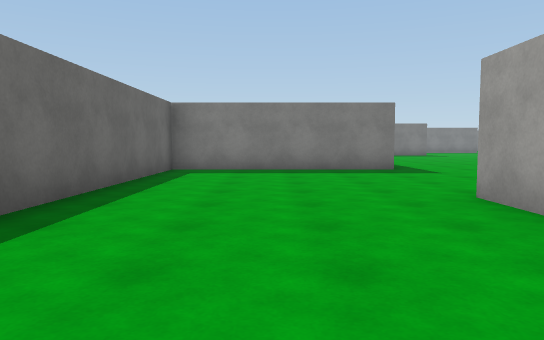
[1] (above)

24 first-person views from a walk through a scene from a Unity 3-D project. The camera is 1.2 m above the floor, tilts 4° down and sees 70° across. The floor is counted in squares, 2 m on a side. Each view is taken from the middle of a square. On the plan, view 1 faces up. The plan holds only what a view shows up to about 11 squares ahead; the rest is blank. The place goes on beyond the plan. The player character is not drawn. Surface patterns are stand-ins for the level's own textures.

[2]
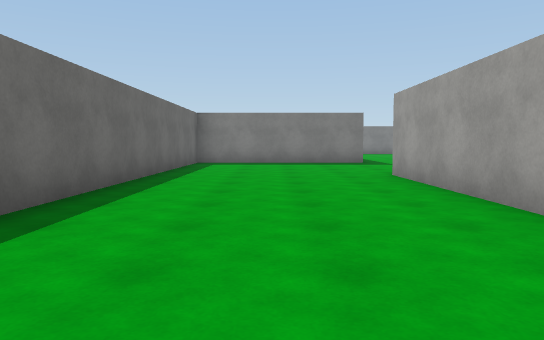

[3]
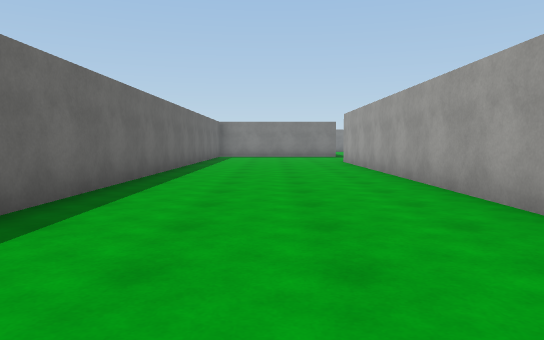

[4]
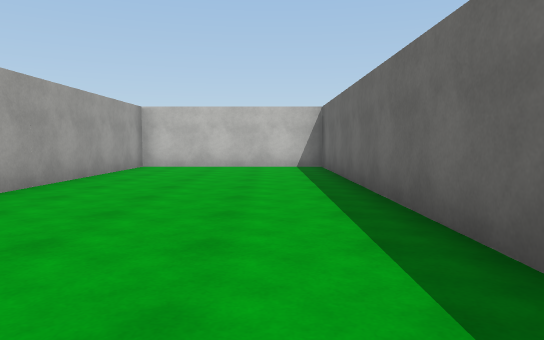

[5]
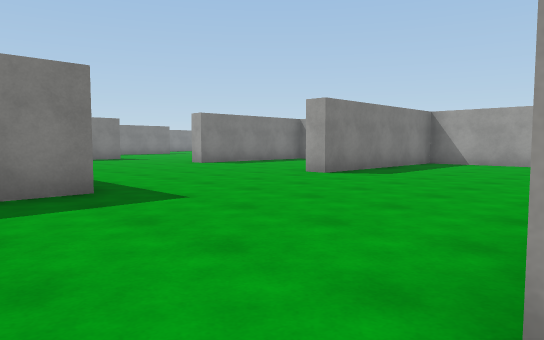

[6]
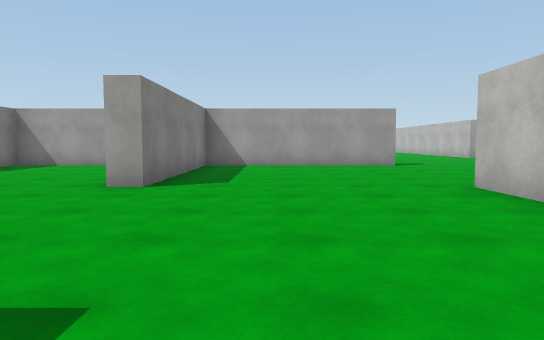

[7]
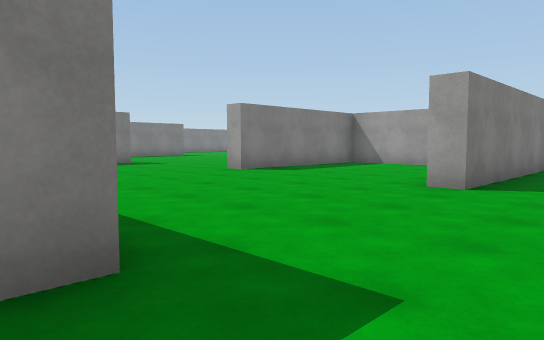

[8]
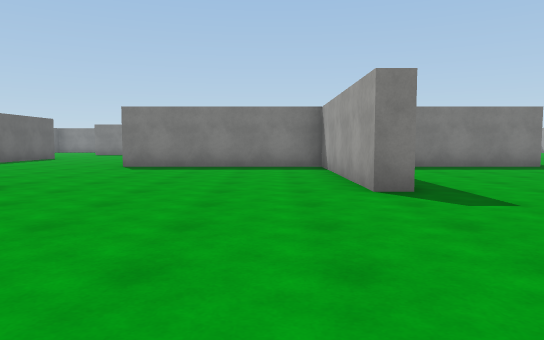

[9]
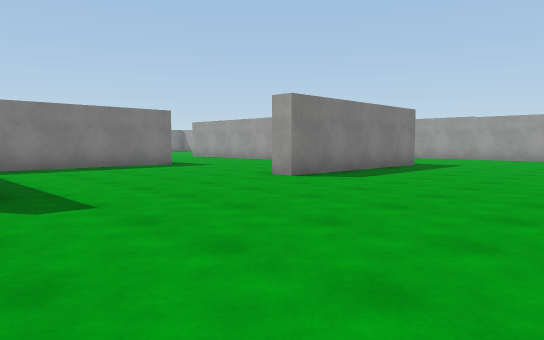

[10]
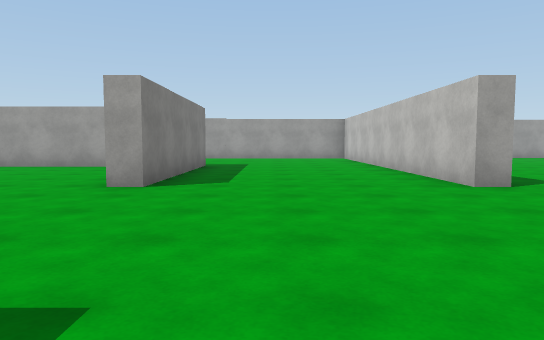

[11]
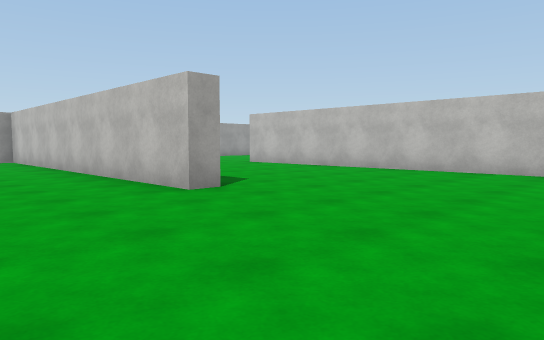

[12]
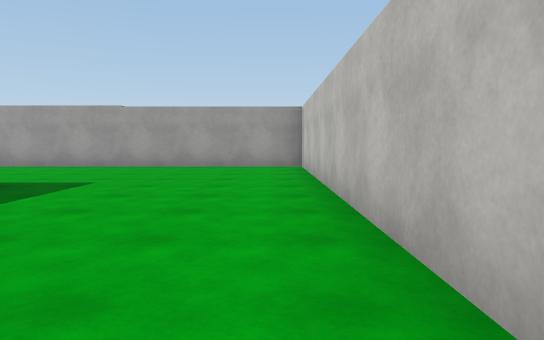

[13]
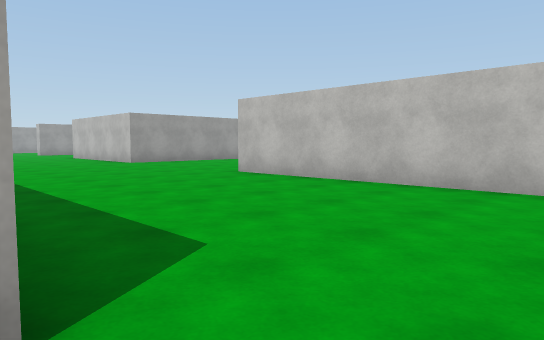

[14]
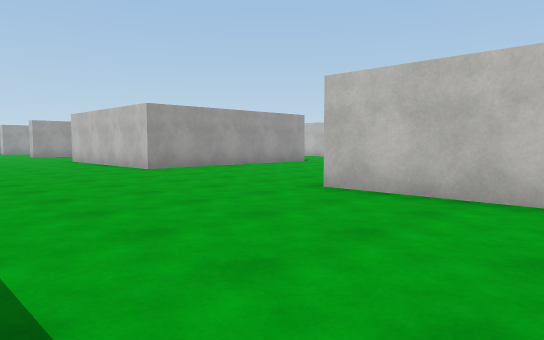

[15]
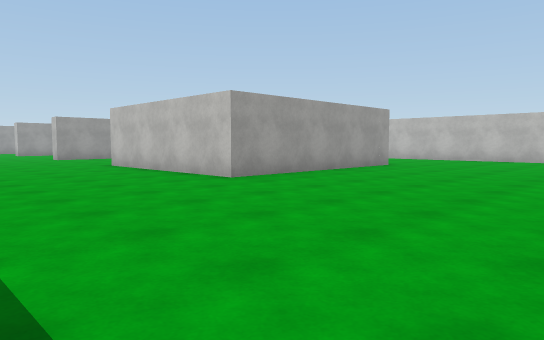

[16]
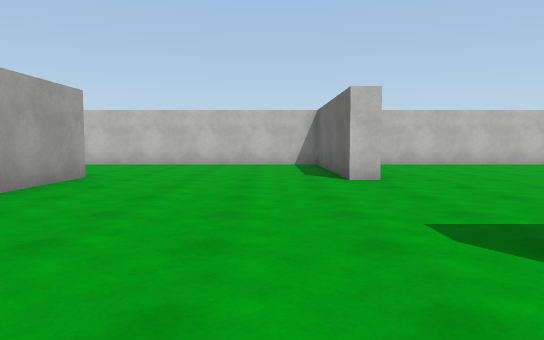

[17]
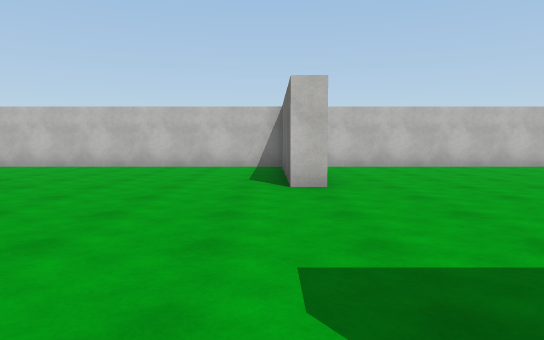

[18]
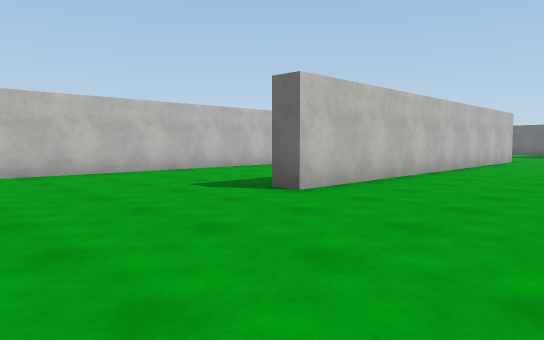

[19]
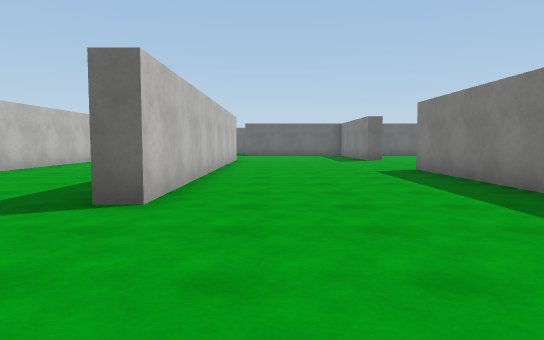

[20]
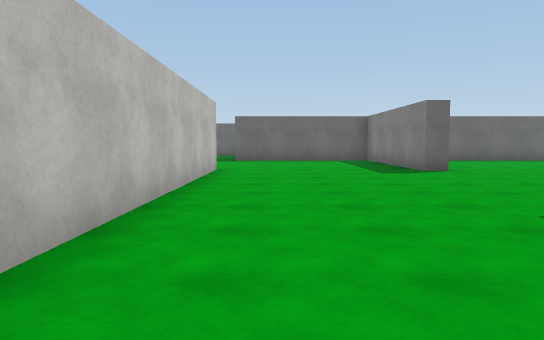

[21]
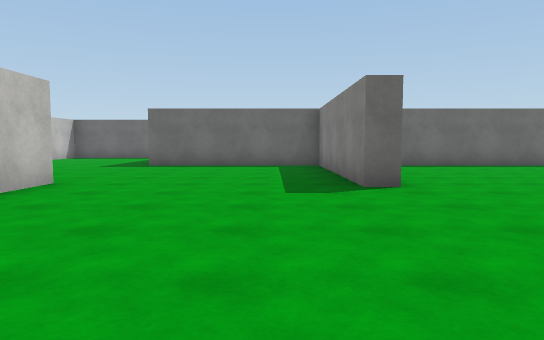

[22]
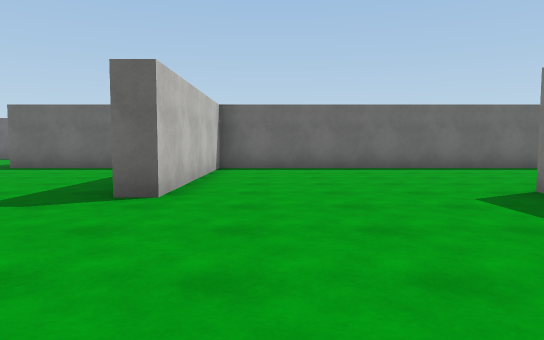

[23]
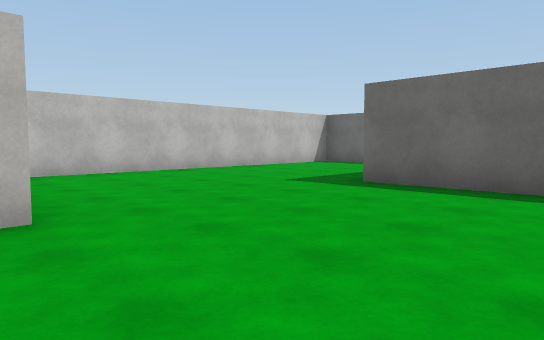

[24]
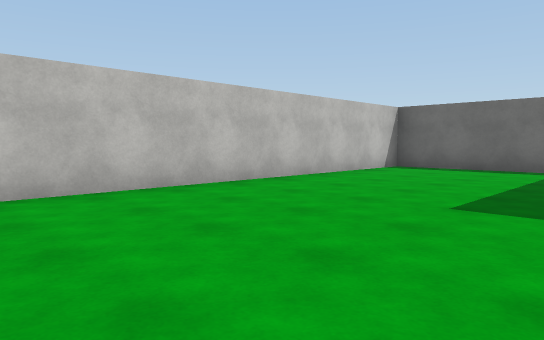

### Floor plan
Points are (right, up) in squares from view 1. A wall is a line through its corners. A room is listed if a view was taken in it or the views show most of it. See-through windows are left out.
Room 1 (views 1, 2, 3, 4, 5, 6, 7, 8, 9, 10, 11, 12, 13, 14, 15, 16, 17, 18, 19, 20, 21, 22, 23, 24)
walls: (17.2, -1.4) (17.2, -0.8) (26.7, -0.8) (26.7, 6.9); (14.4, -6.3) (22.2, -6.3); (12.9, 3.7) (12.3, 3.7) (12.3, 8.7) (7.3, 8.7) (7.3, 9.2); (16.4, -6.7) (12.2, -6.7); (22.2, 3.7) (17.2, 3.7) (17.2, 4.2); (21.7, 6.1) (21.7, 8.9); (17.9, 8.7) (13.6, 8.7); (5.9, 4.2) (7.3, 4.2); (22.1, -11.2) (22.7, -11.2) (22.7, -15.7) (29.9, -15.7); (12.3, 11.4) (12.3, 13.7) (7.8, 13.7) (7.8, 14.2); (2.7, 1.4) (2.7, -6.3) (7.8, -6.3) (7.8, -6.7) (2.7, -6.7) (2.7, -11.2); (7.1, -11.2) (17.2, -11.2) (17.2, -11.8); (27.2, -11.8) (27.2, -6.3) (32.2, -6.3); (10, -15.7) (21.6, -15.7); (2.9, 8.7) (-2.2, 8.7) (-2.2, -10.7) (2.3, -10.7) (2.3, 4.2); (-2.2, -12.6) (-2.2, -15.7) (6.2, -15.7)

Where each view was taken, in squares from view 1:
view 1: 0 up, 0 right, facing up
view 2: 3 down, 0 right, facing up
view 3: 8 down, 0 right, facing up
view 4: 1 down, 1 left, facing down
view 5: 4 up, 1 right, facing up-right
view 6: 7 up, 2 right, facing right
view 7: 7 up, 2 right, facing up-right
view 8: 1 down, 11 right, facing up
view 9: 1 down, 12 right, facing up-right
view 10: 2 up, 12 right, facing right
view 11: 2 up, 13 right, facing down-right
view 12: 0 up, 17 right, facing right
view 13: 1 down, 16 right, facing down-right
view 14: 2 down, 19 right, facing down-right
view 15: 2 down, 22 right, facing down-right
view 16: 5 down, 24 right, facing down
view 17: 6 down, 23 right, facing down
view 18: 8 down, 21 right, facing down-left
view 19: 10 down, 21 right, facing left
view 20: 10 down, 16 right, facing left
view 21: 8 down, 13 right, facing left
view 22: 5 down, 12 right, facing left
view 23: 8 down, 8 right, facing down-left
view 24: 11 down, 7 right, facing down-left
